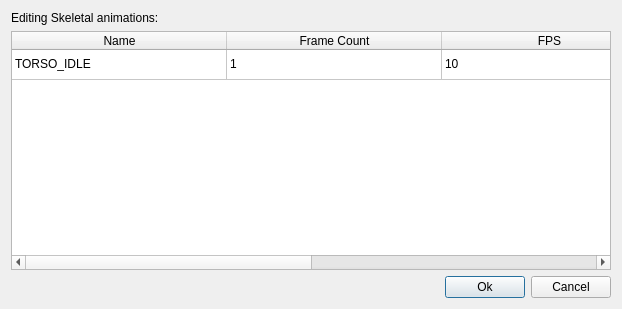
<?xml version="1.0" encoding="UTF-8"?>
<ui version="4.0">
 <class>AnimEditWinBase</class>
 <widget class="QDialog" name="AnimEditWinBase">
  <property name="geometry">
   <rect>
    <x>0</x>
    <y>0</y>
    <width>622</width>
    <height>309</height>
   </rect>
  </property>
  <property name="windowTitle">
   <string>Edit Animations</string>
  </property>
  <layout class="QVBoxLayout">
   <property name="spacing">
    <number>6</number>
   </property>
   <property name="leftMargin">
    <number>11</number>
   </property>
   <property name="topMargin">
    <number>11</number>
   </property>
   <property name="rightMargin">
    <number>11</number>
   </property>
   <property name="bottomMargin">
    <number>11</number>
   </property>
   <item>
    <widget class="QLabel" name="m_convertLabel">
     <property name="text">
      <string>Editing Skeletal animations:</string>
     </property>
    </widget>
   </item>
   <item>
    <widget class="QTableWidget" name="m_animTable">
     <attribute name="horizontalHeaderVisible">
      <bool>true</bool>
     </attribute>
     <attribute name="horizontalHeaderDefaultSectionSize">
      <number>215</number>
     </attribute>
     <attribute name="horizontalHeaderStretchLastSection">
      <bool>true</bool>
     </attribute>
     <attribute name="verticalHeaderVisible">
      <bool>false</bool>
     </attribute>
     <row>
      <property name="text">
       <string>example</string>
      </property>
     </row>
     <column>
      <property name="text">
       <string>Name</string>
      </property>
     </column>
     <column>
      <property name="text">
       <string>Frame Count</string>
      </property>
     </column>
     <column>
      <property name="text">
       <string>FPS</string>
      </property>
     </column>
     <column>
      <property name="text">
       <string>Loop</string>
      </property>
     </column>
     <item row="0" column="0">
      <property name="text">
       <string>TORSO_IDLE</string>
      </property>
     </item>
     <item row="0" column="1">
      <property name="text">
       <string>1</string>
      </property>
     </item>
     <item row="0" column="2">
      <property name="text">
       <string>10</string>
      </property>
     </item>
     <item row="0" column="3">
      <property name="text">
       <string>1</string>
      </property>
     </item>
    </widget>
   </item>
   <item>
    <layout class="QHBoxLayout">
     <property name="leftMargin">
      <number>0</number>
     </property>
     <property name="topMargin">
      <number>0</number>
     </property>
     <property name="rightMargin">
      <number>0</number>
     </property>
     <property name="bottomMargin">
      <number>0</number>
     </property>
     <item>
      <spacer name="Spacer1">
       <property name="orientation">
        <enum>Qt::Horizontal</enum>
       </property>
       <property name="sizeType">
        <enum>QSizePolicy::Expanding</enum>
       </property>
       <property name="sizeHint" stdset="0">
        <size>
         <width>66</width>
         <height>20</height>
        </size>
       </property>
      </spacer>
     </item>
     <item>
      <widget class="QPushButton" name="m_okButton">
       <property name="text">
        <string>Ok</string>
       </property>
      </widget>
     </item>
     <item>
      <widget class="QPushButton" name="m_cancelButton">
       <property name="text">
        <string>Cancel</string>
       </property>
      </widget>
     </item>
    </layout>
   </item>
  </layout>
 </widget>
 <layoutdefault spacing="6" margin="11"/>
 <resources/>
 <connections>
  <connection>
   <sender>m_okButton</sender>
   <signal>clicked()</signal>
   <receiver>AnimEditWinBase</receiver>
   <slot>okClicked()</slot>
   <hints>
    <hint type="sourcelabel">
     <x>20</x>
     <y>20</y>
    </hint>
    <hint type="destinationlabel">
     <x>20</x>
     <y>20</y>
    </hint>
   </hints>
  </connection>
  <connection>
   <sender>m_cancelButton</sender>
   <signal>clicked()</signal>
   <receiver>AnimEditWinBase</receiver>
   <slot>cancelClicked()</slot>
   <hints>
    <hint type="sourcelabel">
     <x>20</x>
     <y>20</y>
    </hint>
    <hint type="destinationlabel">
     <x>20</x>
     <y>20</y>
    </hint>
   </hints>
  </connection>
 </connections>
</ui>
